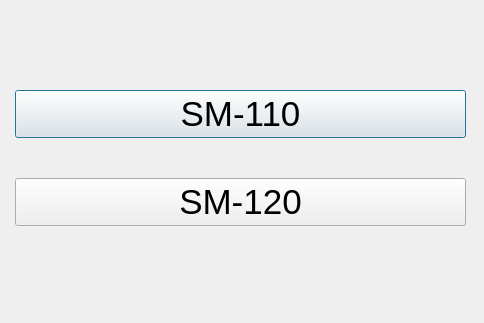
<?xml version="1.0" encoding="UTF-8"?>
<ui version="4.0">
 <class>Dialog_Choose_Scale_Type</class>
 <widget class="QDialog" name="Dialog_Choose_Scale_Type">
  <property name="geometry">
   <rect>
    <x>0</x>
    <y>0</y>
    <width>484</width>
    <height>323</height>
   </rect>
  </property>
  <property name="windowTitle">
   <string>Select Scale Type</string>
  </property>
  <widget class="QWidget" name="verticalLayoutWidget">
   <property name="geometry">
    <rect>
     <x>15</x>
     <y>90</y>
     <width>451</width>
     <height>136</height>
    </rect>
   </property>
   <layout class="QVBoxLayout" name="verticalLayout">
    <property name="sizeConstraint">
     <enum>QLayout::SetMaximumSize</enum>
    </property>
    <item>
     <widget class="QPushButton" name="btn_sm110">
      <property name="sizePolicy">
       <sizepolicy hsizetype="Minimum" vsizetype="Fixed">
        <horstretch>0</horstretch>
        <verstretch>0</verstretch>
       </sizepolicy>
      </property>
      <property name="font">
       <font>
        <family>Arial</family>
        <pointsize>26</pointsize>
       </font>
      </property>
      <property name="text">
       <string>SM-110</string>
      </property>
     </widget>
    </item>
    <item>
     <spacer name="verticalSpacer">
      <property name="orientation">
       <enum>Qt::Vertical</enum>
      </property>
      <property name="sizeHint" stdset="0">
       <size>
        <width>20</width>
        <height>40</height>
       </size>
      </property>
     </spacer>
    </item>
    <item>
     <widget class="QPushButton" name="btn_sm120">
      <property name="sizePolicy">
       <sizepolicy hsizetype="Minimum" vsizetype="Fixed">
        <horstretch>0</horstretch>
        <verstretch>0</verstretch>
       </sizepolicy>
      </property>
      <property name="font">
       <font>
        <family>Arial</family>
        <pointsize>26</pointsize>
       </font>
      </property>
      <property name="text">
       <string>SM-120</string>
      </property>
     </widget>
    </item>
   </layout>
  </widget>
 </widget>
 <resources/>
 <connections/>
</ui>
